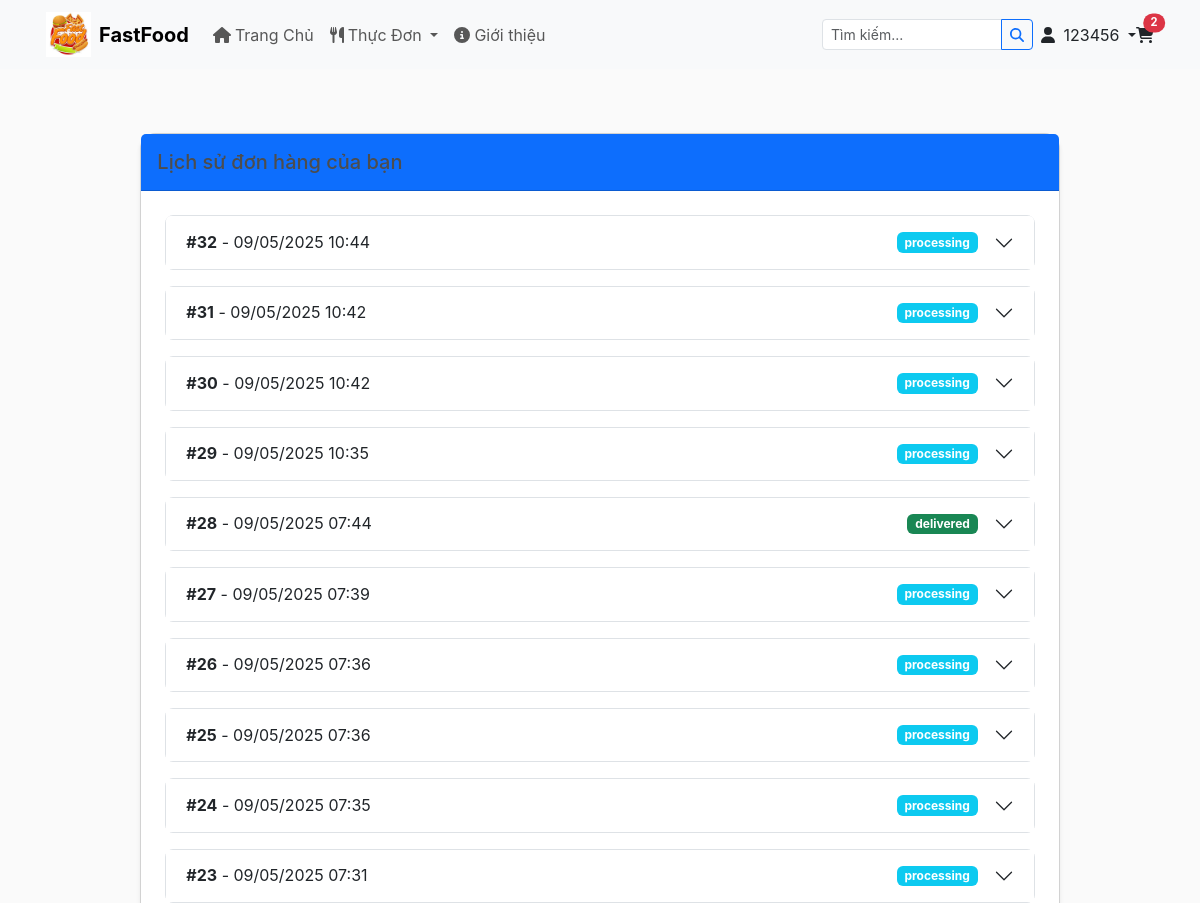
Before: /orders/history/ (signed in, upper part) with the older database file.
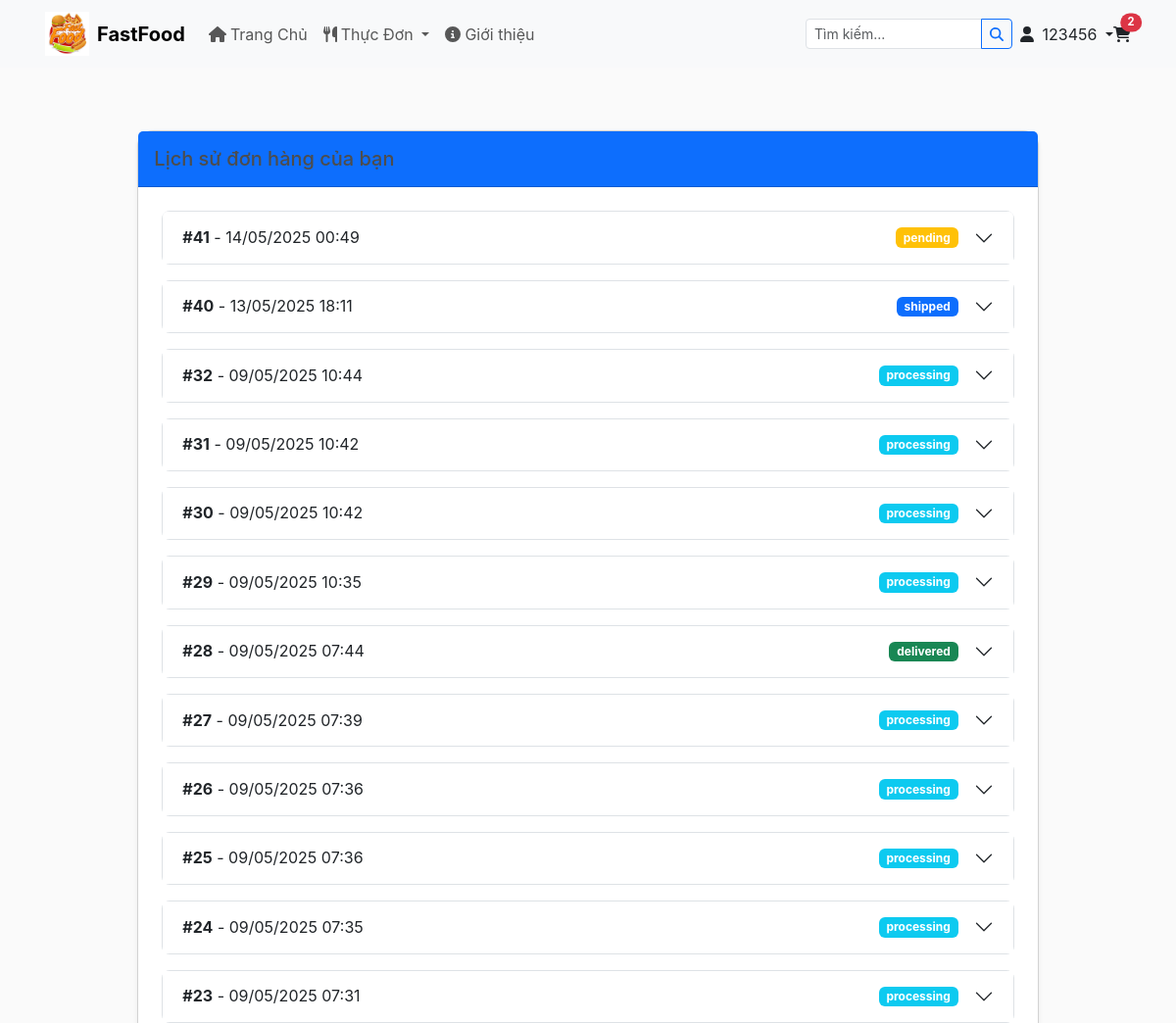
After: the same page with the newer database file.
### hoadeptrai/models.py (models this page shows, shortened)
class Order(models.Model):
    customer = models.ForeignKey(Customer, on_delete=models.CASCADE)
    order_date = models.DateTimeField(auto_now_add=True)
    status = models.CharField(max_length=20, choices=[
        ('pending', 'Pending'),
        ('processing', 'Processing'),
        ('paid', 'Paid'),
        ('shipped', 'Shipped'),
        ('delivered', 'Delivered'),
        ('cancelled', 'Cancelled')
    ], default='pending')
    payment_method = models.CharField(max_length=20, choices=[
        ('cod', 'Cash on Delivery'),
        ('zalopay', 'ZaloPay')
    ], null=True, blank=True)
    payment_status = models.CharField(max_length=20, choices=[
        ('pending', 'Pending'),
        ('completed', 'Completed'),
        ('failed', 'Failed')
    ], default='pending')
    shipping_address = models.TextField()
    total_amount = models.DecimalField(max_digits=10, decimal_places=2)
    zalopay_trans_id = models.CharField(max_length=100, null=True, blank=True)
    promotion = models.ForeignKey('Promotion', on_delete=models.SET_NULL, null=True, blank=True)
    complete = models.BooleanField(default=False)  # Add this field
    @property
    def get_cart_items(self):
        return sum(item.quantity for item in self.orderitem_set.all())

### hoadeptrai/views.py (the view)
# urls.py: path('orders/history/', views.user_order_history, name='order_history'),
def user_order_history(request):
    if not request.user.is_authenticated:
        return redirect('login')
    orders = Order.objects.filter(customer=request.user).order_by('-order_date')
    for order in orders:
        order.items = order.orderitem_set.all()
    context = {
        'orders': orders
    }
    return render(request, 'app/order_history.html', context)

### hoadeptrai/models.py (called while the page is built)
    @property
    def get_total(self):
        return self.quantity * self.price

### hoadeptrai/templates/app/order_history.html (shortened to what this page needs)
{% extends 'app/base.html' %}
{% load static %}
{% block main_content %}
<div class="container my-5" style="margin-bottom: 100px !important;">
    <div class="row justify-content-center">
        <div class="col-lg-10">
            <div class="card shadow-sm rounded-4">
                <div class="card-header bg-primary text-white py-3">
                    <h5 class="mb-0">Lịch sử đơn hàng của bạn</h5>
                </div>
                <div class="card-body p-4">
                    {% if orders %}
                        <div class="accordion" id="orderAccordion">
                            {% for order in orders %}
                            <div class="accordion-item border mb-3 rounded-3">
                                <h2 class="accordion-header">
                                    <button class="accordion-button collapsed" type="button" data-bs-toggle="collapse" data-bs-target="#order{{ order.id }}">
                                        <div class="d-flex justify-content-between align-items-center w-100 me-3">
                                            <span><strong>#{{ order.id }}</strong> - {{ order.order_date|date:"d/m/Y H:i" }}</span>
                                            <span class="badge {% if order.status == 'pending' %}bg-warning
                                                            {% elif order.status == 'processing' %}bg-info
                                                            {% elif order.status == 'shipped' %}bg-primary
                                                            {% elif order.status == 'delivered' %}bg-success
                                                            {% else %}bg-danger{% endif %}">
                                                {{ order.status }}
                                            </span>
                                        </div>
                                    </button>
                                </h2>
                            </div>
                            {% endfor %}
                        </div>
                    {% endif %}
                </div>
            </div>
        </div>
    </div>
</div>
{% endblock %}

Changed rows visible on the page:
added Order: id "41", order_date "14/05/2025 00:49", status "pending"
added Order: id "40", order_date "13/05/2025 18:11", status "shipped"
